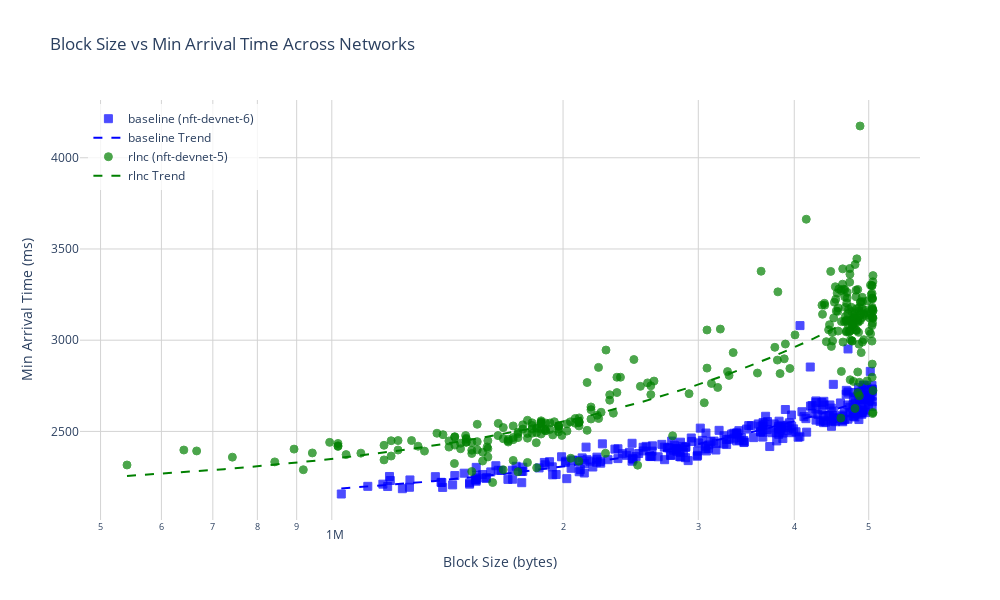
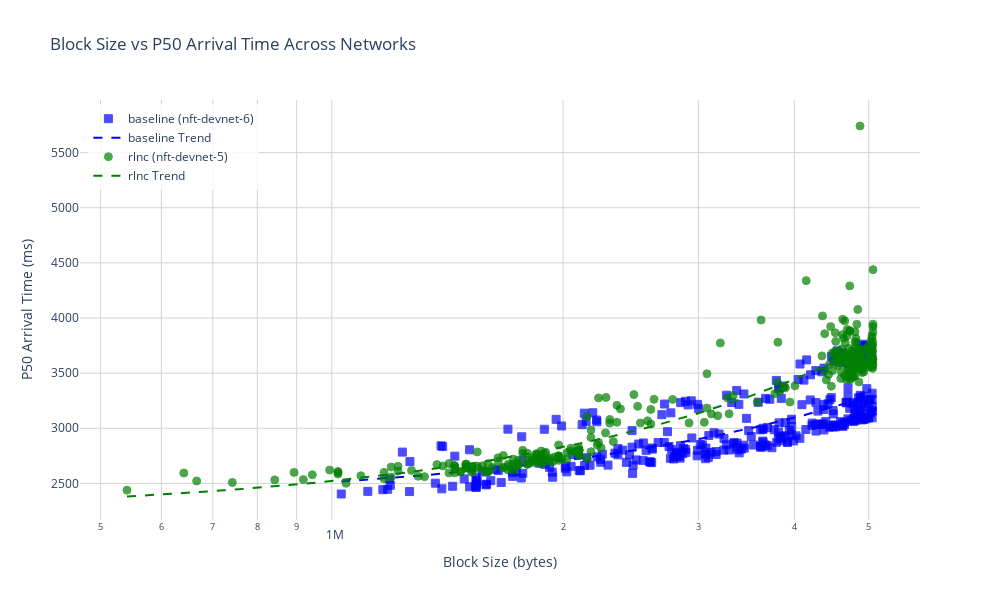
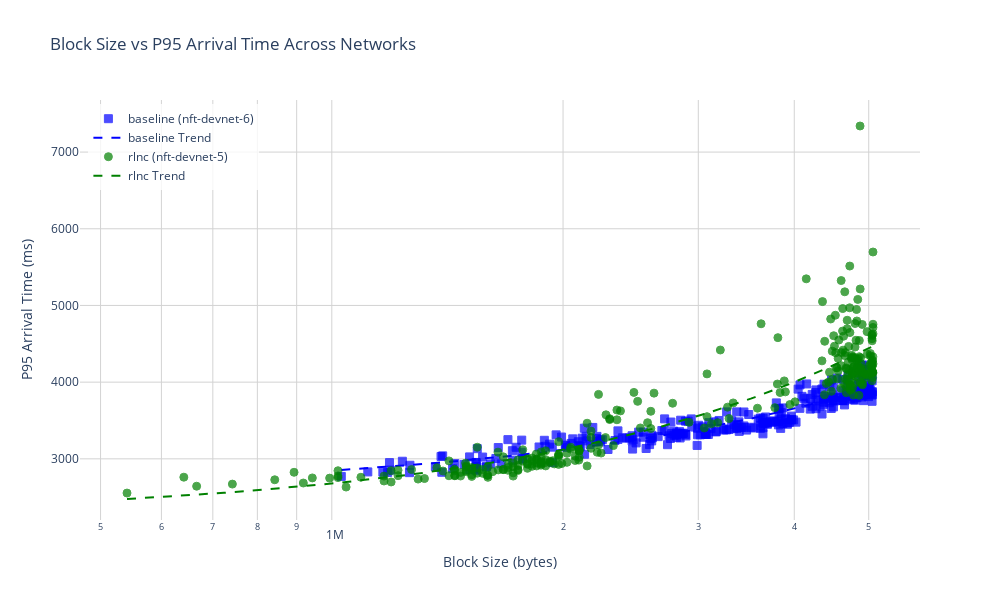

Notebook source saved alongside these figures, in order:
### Markdown cell above
## Block Size vs Arrival Time Scatter Plot

Let's create scatter plots to visualize how block size affects arrival times in each network.

### Code cell
def create_multi_network_scatter_plot(metrics, metric='p95_arrival_time'):
    """
    Create a scatter plot of block size vs arrival time for multiple networks.
    
    Args:
        metrics (dict): Dictionary with network keys and metrics DataFrames as values
        metric (str): The metric to plot
        
    Returns:
        plotly.graph_objects.Figure: The plotly figure
    """
    # Create figure
    fig = go.Figure()
    
    # Colors for each network
    colors = {'devnet-5': 'green', 'devnet-6': 'blue', 'devnet-7': 'red'}
    symbols = {'devnet-5': 'circle', 'devnet-6': 'square', 'devnet-7': 'diamond'}
    
    # Create display labels for networks
    network_labels = {network: config["networks"][network]["label"] for network in metrics.keys()}
    
    # Add scatter plot for each network
    for network, network_metrics in metrics.items():
        fig.add_trace(go.Scatter(
            x=network_metrics['block_total_bytes'],
            y=network_metrics[metric],
            mode='markers',
            name=f'{network_labels[network]} ({config["networks"][network]["network"]})',
            marker=dict(
                color=colors[network],
                size=8,
                opacity=0.7,
                symbol=symbols[network],
                line=dict(width=1, color=colors[network])
            ),
            hovertemplate='Slot: %{text}<br>Block Size: %{x} bytes<br>%{yaxis.title.text}: %{y:.1f}ms',
            text=network_metrics['slot']
        ))
        
        # Add trend lines
        if not network_metrics.empty and 'block_total_bytes' in network_metrics.columns:
            network_metrics_filtered = network_metrics.dropna(subset=['block_total_bytes', metric])
            if not network_metrics_filtered.empty:
                try:
                    x = network_metrics_filtered['block_total_bytes']
                    y = network_metrics_filtered[metric]
                    z = np.polyfit(x, y, 1)
                    p = np.poly1d(z)
                    x_range = np.linspace(x.min(), x.max(), 100)
                    
                    fig.add_trace(go.Scatter(
                        x=x_range,
                        y=p(x_range),
                        mode='lines',
                        name=f'{network_labels[network]} Trend',
                        line=dict(color=colors[network], dash='dash', width=2),
                        hoverinfo='skip'
                    ))
                except:
                    # Skip trendline if there's an error
                    pass
    
    # Update layout
    fig.update_layout(
        title=f"Block Size vs {metric.replace('_arrival_time', '').title()} Arrival Time Across Networks",
        xaxis=dict(
            title="Block Size (bytes)",
            type='log',
            title_font=dict(size=14),
            gridcolor='lightgray'
        ),
        yaxis=dict(
            title=f"{metric.replace('_arrival_time', '').title()} Arrival Time (ms)",
            title_font=dict(size=14),
            gridcolor='lightgray'
        ),
        legend=dict(x=0.01, y=0.99, bgcolor='rgba(255,255,255,0.8)'),
        hovermode='closest',
        plot_bgcolor='white',
        height=600,
        width=1000
    )
    
    return fig

# Create scatter plots for different metrics
for metric in ['min_arrival_time', 'p50_arrival_time', 'p95_arrival_time']:
    fig = create_multi_network_scatter_plot(metrics, metric)
    fig.show()
